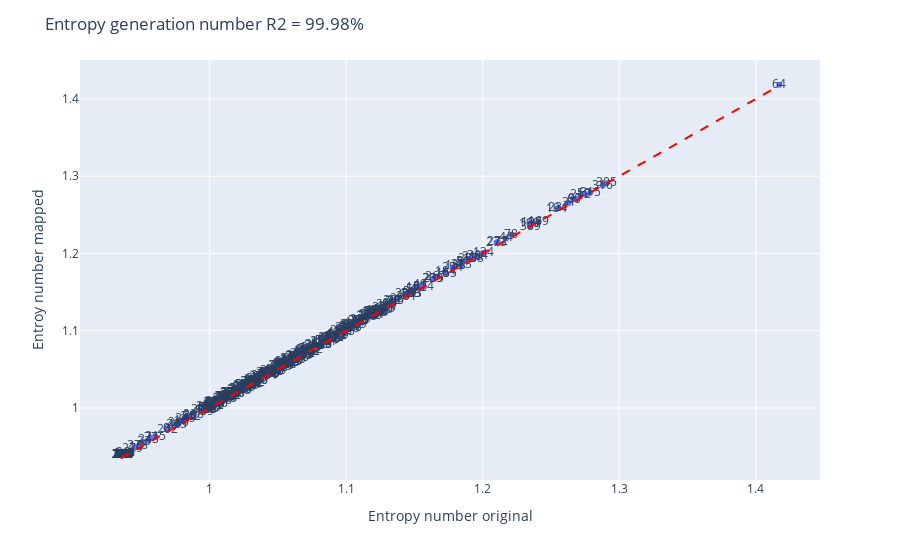

Here is the notebook cell this chart was saved with:
### Code cell
import plotly.express as px
import pandas as pd


df = pd.DataFrame({
    "x": original_dic["original"]["entropy_num"],
    "y": mapped_dic['s100_100_100_b0_4000_0_5000_-4000_0']["entropy_num"]
})


fig = px.scatter(df, x="x", y="y", text = np.arange(len(original_dic["original"]["entropy_num"])))

# Add 1:1 line
fig.add_shape(
    type="line",
    x0=min(df["x"]), y0=min(df["x"]),
    x1=max(df["x"]), y1=max(df["x"]),
    line=dict(color="red", dash="dash"),
    name="1:1 Line"
)

# Customize layout
r2 = np.corrcoef(df.x, df.y)[0, 1]
fig.update_layout(
    title=f'Entropy generation number R2 = {r2 * 100:.2f}%',
    xaxis_title='Entropy number original',
    yaxis_title='Entroy number mapped',
)


fig.write_image(mapped_root / "Training_Diff_Scatter_EntropyGeneration.png")

fig.show()

### Figure 1 — Plotly figure (JSON) as saved in the notebook; plotly's stock layout.template omitted (floating-point values rounded to 4 significant figures; data arrays with more than 128 entries replaced by an {"elided": "..."} marker saying what was removed)
{"data": [{"hovertemplate": "x=%{x}<br>y=%{y}<br>text=%{text}<extra></extra>", "legendgroup": "", "marker": {"color": "#636efa", "symbol": "circle"}, "mode": "markers+text", "name": "", "orientation": "v", "showlegend": false, "text": {"elided": "320 float values"}, "type": "scatter", "x": {"elided": "320 float values"}, "xaxis": "x", "y": {"elided": "320 float values"}, "yaxis": "y"}], "layout": {"legend": {"tracegroupgap": 0}, "margin": {"t": 60}, "shapes": [{"line": {"color": "red", "dash": "dash"}, "name": "1:1 Line", "type": "line", "x0": 0.9349, "x1": 1.417, "y0": 0.9349, "y1": 1.417}], "title": {"text": "Entropy generation number R2 = 99.98%"}, "xaxis": {"anchor": "y", "domain": [0, 1], "title": {"text": "Entropy number original"}}, "yaxis": {"anchor": "x", "domain": [0, 1], "title": {"text": "Entroy number mapped"}}}}
